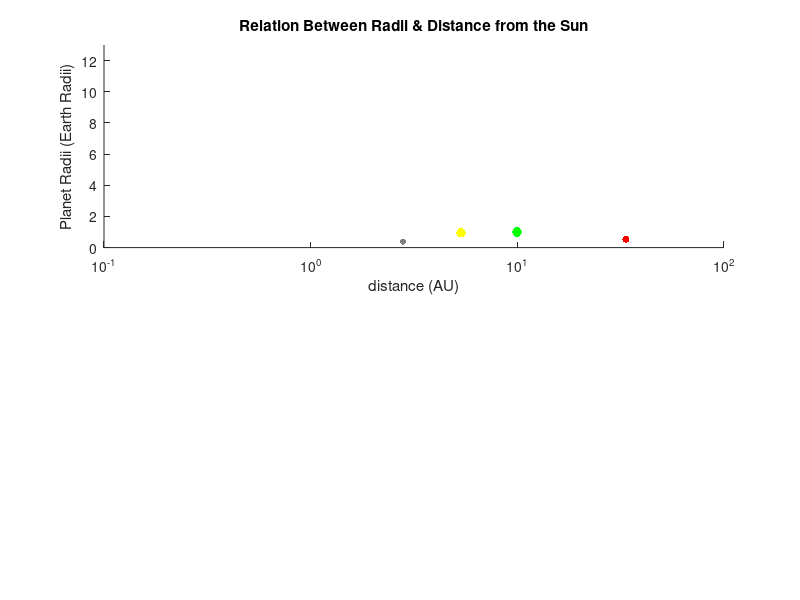

Here is the MATLAB script that generated this plot: (Note: this script raises an error after producing the figure.)
% Author Name: Justice Adels
% Email: adelsj89@rowan.edu
% Course: MATLAB Programming - Fall 2024
% Assignment: Assignment 2
% Task: Solar System Visualization
% Date: October 18, 2024
%_____________________________________________________________________
%Setup

%listing planet distances from the Sun in astronomic units
planet_distances = [0.44681 0.72754 0.99811 1.5256 5.0540 9.6480 19.558 29.889];
%listin planet radii in Earth radii
planet_radii = [0.3829 0.9499 1.000 0.5320 10.97 9.140 3.981 3.865];

%creating scalar multiple
vector_50 = [50 50 50 50 50 50 50 50];
%exagerating planet radii with scalar multiple
%used for point sizes in scatter plot
Plan_Rad50 = times(planet_radii,vector_50);
%establishing colors for each point representing a planet
planet_color = [0.5 0.5 0.5; 1 1 0; 0 1 0; 1 0 0; 1 0.5 0; 0.8 0.6 0.5; 1 0 1; 0 1 1];

%collecting dimentional values and storing in "planet_dimensions"
planet_dimensions = [planet_distances; planet_radii; Plan_Rad50; planet_color'];

%establising argument values for scatter plot
x = planet_dimensions(1,1:end);
y = planet_dimensions(2,1:end);
sz = planet_dimensions(3,1:end);
c = planet_dimensions(4:end,1:end)';
%_____________________________________________________________________
%Scatter Plot

%establishing subplot
subplot(2,1,1);
%displaying scatter plot
scatter(x,y,sz,c,"filled");

%establishing scale
set(gca,'xscale','log')
%expandind range in y-axis
ylim([0 13])

%labeling
xlabel('distance (AU)')
ylabel('Planet Radii (Earth Radii)')
title('Relation Between Radii & Distance from the Sun')

%assigning planet names to corresponding points
text(x,y,{'Mercury','Venus','Earth','Mars','Jupiter','Saturn','Uranus','Neptune'},'Vert','bottom','Horiz','left','FontSize',7)
%_____________________________________________________________________
%Bar Chart

%establishing second subplot
subplot(2,1,2);
%creating bar chart
bar(planet_distances)

%labeling distances with their corresponding planets
planet_names = {'Mercury','Venus','Earth','Mars','Jupiter','Saturn','Uranus','Neptune'};
%establishing scale
set(gca,'xticklabel',planet_names)
ylabel('distance (AU)')
%creating title
title('Planet Distances from the Sun')
